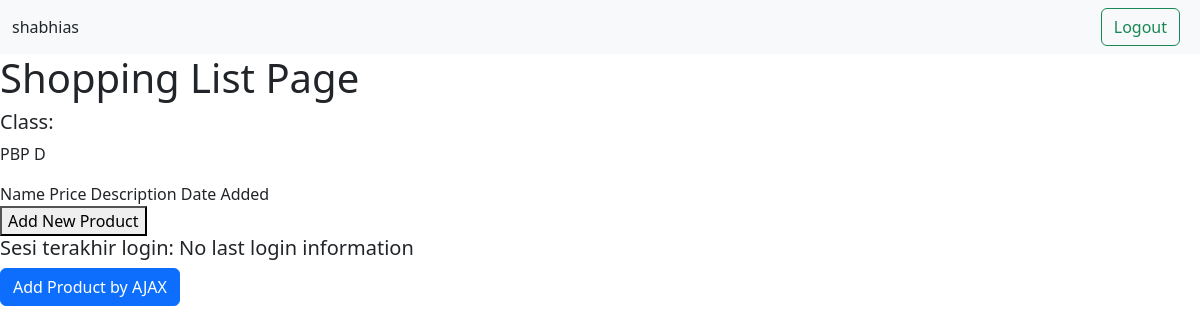
Page / (signed in) on the earlier database version.
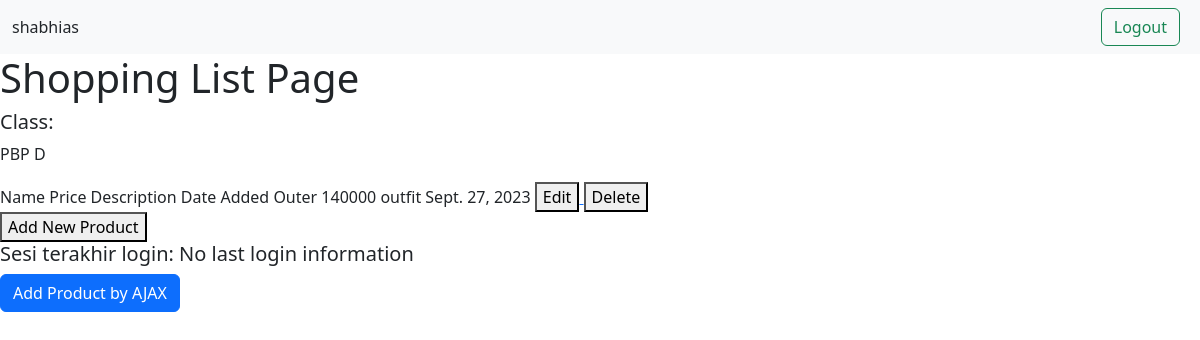
Same page on the later database version.
### main/models.py (models this page shows)
class Product(models.Model):
    user = models.ForeignKey(User, on_delete=models.CASCADE)
    name = models.CharField(max_length=255)
    date_added = models.DateField(auto_now_add=True)
    price = models.IntegerField()
    description = models.TextField()

### main/views.py (the view)
# urls.py: path('', show_main, name='show_main'),
@login_required(login_url='/login')
def show_main(request):
    products = Product.objects.filter(user=request.user)
    last_login = request.COOKIES.get('last_login', 'No last login information')
    context = {
        'name': request.user.username,
        'class': 'PBP D',
        'products': products,
        'last_login': last_login
    }
    return render(request, "main.html", context)

### main/templates/main.html (shortened to what this page needs)
{% extends 'base.html' %}
{% block content %}
<nav class="navbar bg-body-tertiary">
  <form class="container-fluid justify-content-start">
    <th> {{name}}</th>
    <div class="ms-auto order-2">
      <a href="{% url 'main:logout' %}" class="btn btn-outline-success me-2" type="button">Logout</a>
    </div>
  </form>
</nav>
    <h1>Shopping List Page</h1>
    <h5>Class:</h5>
    <p>{{class}}</p>
        <tr>
            <th>Name</th>
            <th>Price</th>
            <th>Description</th>
            <th>Date Added</th>
        </tr>
        {% for product in products %}
            <tr>
                <td>{{product.name}}</td>
                <td>{{product.price}}</td>
                <td>{{product.description}}</td>
                <td>{{product.date_added}}</td>
                <td>
                    <a href="{% url 'main:edit_product' product.pk %}">
                        <button>
                            Edit
                        </button>
                    </a>
                    <a href="{% url 'main:delete_product' product.pk %}">
                        <button>
                            Delete
                        </button>
                    </a>
                </td>
            </tr>
        {% endfor %}
    <br />
    <a href="{% url 'main:create_product' %}">
        <button>
            Add New Product
        </button>
    </a>
    <h5>Sesi terakhir login: {{ last_login }}</h5>
    <button type="button" class="btn btn-primary" data-bs-toggle="modal" data-bs-target="#exampleModal">Add Product by AJAX</button>
{% endblock content %}

### templates/base.html (shortened to what this page needs)
{% load static %}
<!DOCTYPE html>
<html lang="en">
    <head>
        <link href="https://cdn.jsdelivr.net/npm/bootstrap@5.3.2/dist/css/bootstrap.min.css" rel="stylesheet">
    </head>
    <body>
        {% block content %}
        {% endblock content %}
    </body>
</html>

Differences in the rows shown:
added Product: name "Outer", price "140000", description "outfit", date_added "Sept. 27, 2023"
